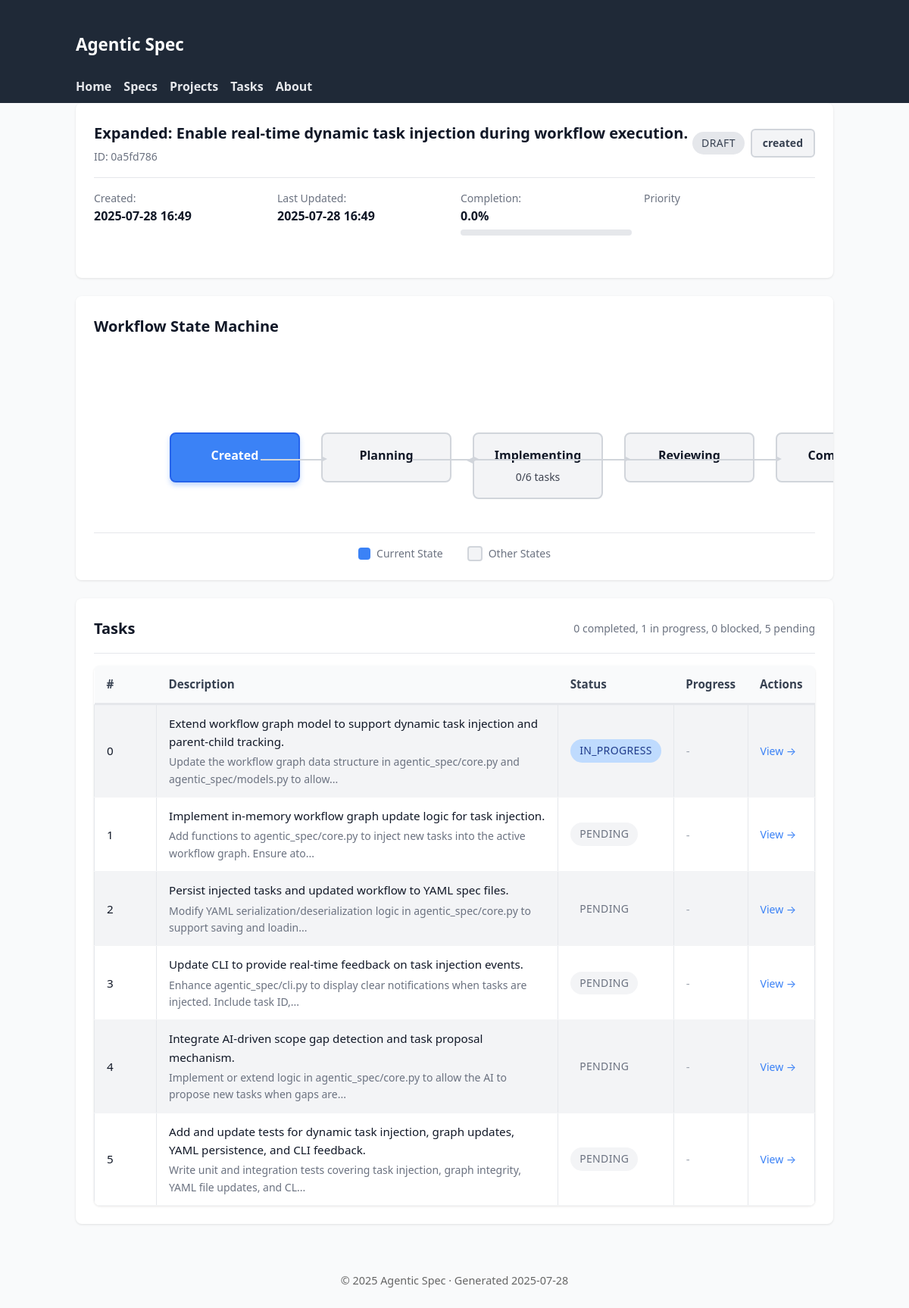
The page /specs/0a5fd786 on the database as committed earlier.
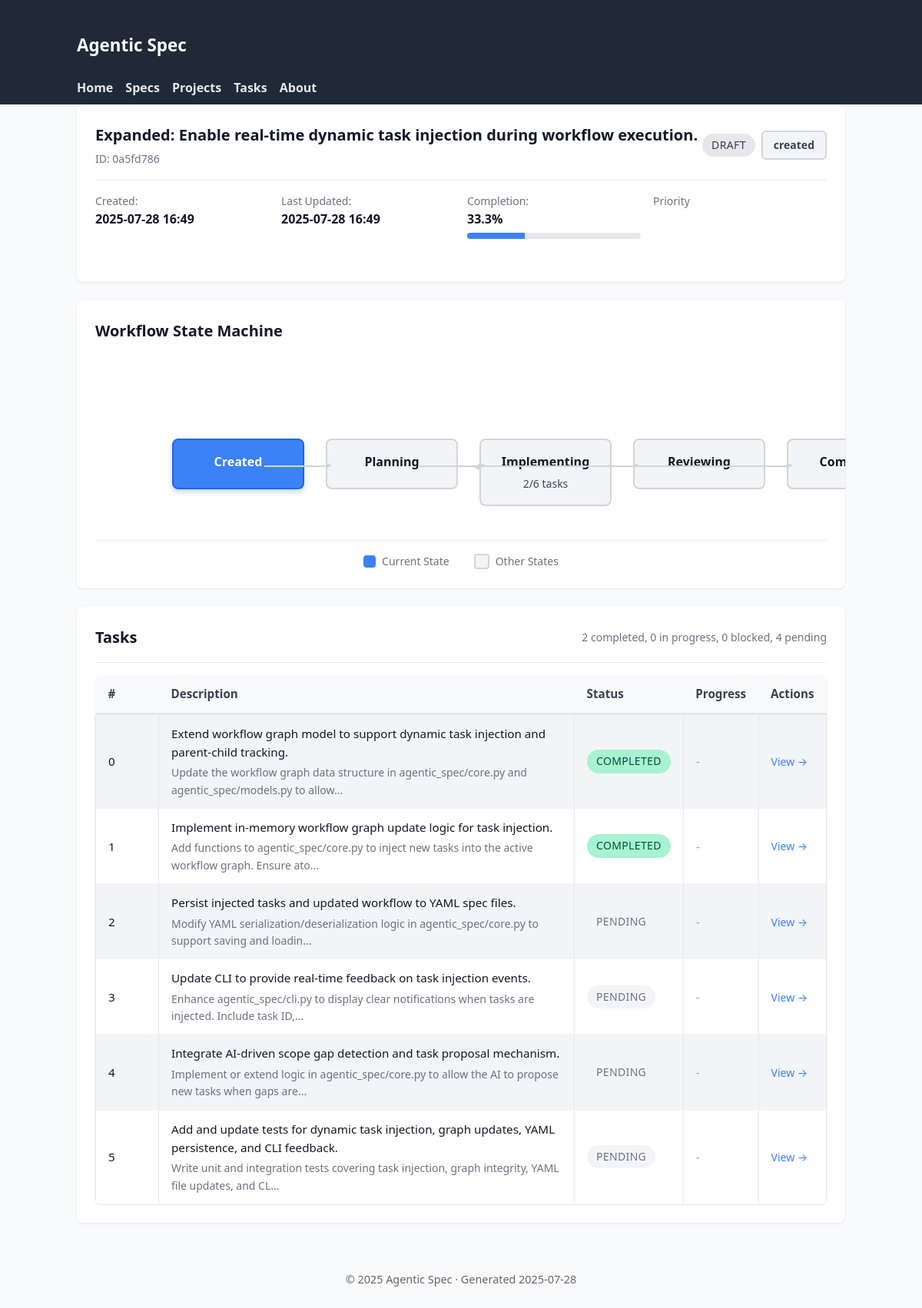
The same page on the database as committed later.
### tables this page shows
CREATE TABLE specifications (
                id TEXT PRIMARY KEY,
                title TEXT NOT NULL,
                inherits TEXT DEFAULT '[]',
                created TIMESTAMP NOT NULL,
                updated TIMESTAMP NOT NULL,
                version TEXT NOT NULL,
                status TEXT NOT NULL,
                parent_spec_id TEXT,
                child_spec_ids TEXT DEFAULT '[]',
                context TEXT NOT NULL,
                requirements TEXT NOT NULL,
                review_notes TEXT DEFAULT '[]',
                context_parameters TEXT,
                -- Enhanced tracking fields
                workflow_status TEXT DEFAULT 'created',
                is_completed BOOLEAN DEFAULT FALSE,
                completed_at TIMESTAMP,
                last_accessed TIMESTAMP,
                completion_percentage REAL DEFAULT 0.0,
                priority INTEGER DEFAULT 5,
                -- Lifecycle timestamps
                reviewed_at TIMESTAMP,
                approved_at TIMESTAMP,
                implemented_at TIMESTAMP,
                -- Metadata tracking
                created_by TEXT DEFAULT 'system',
                last_updated_by TEXT DEFAULT 'system',
                tags TEXT DEFAULT '[]'
            );

CREATE TABLE tasks (
                id TEXT PRIMARY KEY,
                spec_id TEXT NOT NULL,
                step_index INTEGER NOT NULL,
                task TEXT NOT NULL,
                details TEXT NOT NULL,
                files TEXT NOT NULL,
                acceptance TEXT NOT NULL,
                estimated_effort TEXT NOT NULL,
                sub_spec_id TEXT,
                decomposition_hint TEXT,
                status TEXT DEFAULT 'pending',
                started_at TIMESTAMP,
                completed_at TIMESTAMP,
                time_spent_minutes INTEGER,
                completion_notes TEXT,
                blockers TEXT DEFAULT '[]',
                -- Enhanced tracking fields
                is_completed BOOLEAN DEFAULT FALSE,
                assigned_to TEXT DEFAULT 'unassigned',
                priority INTEGER DEFAULT 5,
                last_accessed TIMESTAMP,
                estimated_completion_date TIMESTAMP,
                actual_effort_minutes INTEGER,
                dependencies TEXT DEFAULT '[]',
                -- Lifecycle timestamps
                blocked_at TIMESTAMP,
                unblocked_at TIMESTAMP,
                approved_at TIMESTAMP,
                rejected_at TIMESTAMP,
                FOREIGN KEY (spec_id) REFERENCES specifications (id) ON DELETE CASCADE
            );

### agentic_spec/web_ui.py (the view)
@app.get("/specs/{spec_id}", response_class=HTMLResponse)
async def view_specification(request: Request, spec_id: str):
    async with await get_db_manager() as manager:
        spec = await manager.get_specification(spec_id)
        if not spec:
            raise HTTPException(status_code=404, detail="Specification not found")
        tasks = await manager.backend.get_tasks_for_spec(spec_id)
        total_tasks = len(tasks)
        completed_tasks = sum(
            1 for t in tasks if t.status in [TaskStatus.COMPLETED, TaskStatus.APPROVED]
        )
        completion_percentage = (
            (completed_tasks / total_tasks * 100) if total_tasks > 0 else 0
        )
        ctx = base_context(request, title=f"Spec {spec.id}")
        ctx.update(
            {
                "spec": spec,
                "tasks": tasks,
                "completion_percentage": completion_percentage,
            }
        )
        return templates.TemplateResponse("spec_detail.html", ctx)

### agentic_spec/web_templates/spec_detail.html (shortened to what this page needs)
{% extends 'base.html' %}
{% block content %}
<div class="card">
  <div class="card-header">
    <div>
      <h2 class="card-title">{{ spec.title[:80] }}{% if spec.title|length > 80 %}...{% endif %}</h2>
      <div class="card-subtitle">ID: {{ spec.id }}</div>
    </div>
    <div style="display: flex; gap: 0.5rem; align-items: center;">
      <span class="status-badge {{ spec.status.value }}">{{ spec.status.value }}</span>
      <span class="workflow-badge {{ spec.workflow_status.value }}">{{ spec.workflow_status.value }}</span>
    </div>
  </div>
  <div style="display: grid; grid-template-columns: repeat(auto-fit, minmax(200px, 1fr)); gap: 1rem; margin-bottom: 1.5rem;">
    <div>
      <div style="font-size: 0.875rem; color: #6b7280;">Created:</div>
      <div style="font-weight: 600;">{{ spec.created.strftime('%Y-%m-%d %H:%M') }}</div>
    </div>
    <div>
      <div style="font-size: 0.875rem; color: #6b7280;">Last Updated:</div>
      <div style="font-weight: 600;">{{ spec.updated.strftime('%Y-%m-%d %H:%M') }}</div>
    </div>
    <div>
      <div style="font-size: 0.875rem; color: #6b7280;">Completion:</div>
      <div style="font-weight: 600;">{{ "%.1f"|format(completion_percentage) }}%</div>
      <div class="progress-bar" style="margin-top: 0.25rem;">
        <div class="progress-fill" style="width: {{ completion_percentage }}%"></div>
      </div>
    </div>
    <div>
      <div style="font-size: 0.875rem; color: #6b7280;">Priority</div>
      <div style="font-weight: 600;">
        {% if spec.priority %}
        <span class="priority-indicator priority-{{ spec.priority.value }}"></span>
        {% else %}
        Normal
        {% endif %}
      </div>
    </div>
  </div>
</div>
<div class="state-machine-container">
  <h3 class="card-title" style="margin-bottom: 1.5rem;">Workflow State Machine</h3>
  <div id="state-machine" class="state-machine"></div>
  <div class="state-machine-legend">
    <div class="legend-item">
      <div class="legend-icon" style="background: #3b82f6;"></div>
      <span>Current State</span>
    </div>
    <div class="legend-item">
      <div class="legend-icon" style="background: #f3f4f6; border: 2px solid #d1d5db;"></div>
      <span>Other States</span>
    </div>
  </div>
</div>
<div class="card">
  <div class="card-header">
    <h3 class="card-title">Tasks</h3>
    <div id="task-summary" style="font-size: 0.875rem; color: #6b7280;"></div>
  </div>
  {% if tasks %}
  <table>
    <thead>
      <tr>
        <th style="width: 50px;">#</th>
        <th>Description</th>
        <th>Status</th>
        <th>Progress</th>
        <th>Actions</th>
      </tr>
    </thead>
    <tbody>
      {% for t in tasks %}
      <tr>
        <td>{{ t.step_index }}</td>
        <td>
          <a href="/tasks/{{ t.id }}">{{ t.task }}</a>
          {% if t.details %}
          <div class="card-subtitle">{{ t.details[:100] }}{% if t.details|length > 100 %}...{% endif %}</div>
          {% endif %}
        </td>
        <td>
          <span class="status-badge {{ t.status.value }}">{{ t.status.value }}</span>
        </td>
        <td>
          {% if t.progress_percentage %}
          <div class="progress-bar" style="width: 100px;">
            <div class="progress-fill" style="width: {{ t.progress_percentage }}%"></div>
          </div>
          {% else %}
          <span style="color: #9ca3af;">-</span>
          {% endif %}
        </td>
        <td>
          <a href="/tasks/{{ t.id }}" style="font-size: 0.875rem; color: #3b82f6;">View →</a>
        </td>
      </tr>
      {% endfor %}
    </tbody>
  </table>
  {% else %}
  <p style="color: #6b7280; text-align: center; padding: 2rem 0;">No tasks defined for this specification.</p>
  {% endif %}
</div>
{% endblock %}

### agentic_spec/web_templates/base.html (shortened to what this page needs)
<!DOCTYPE html>
<html lang="en">
<head>
    <link rel="stylesheet" href="/static/styles.css" />
</head>
<body>
    <header class="site-header" role="banner">
        <div class="container">
            <h1 class="logo"><a href="/">Agentic&nbsp;Spec</a></h1>
            <nav class="primary-nav" aria-label="Primary">
                <a href="/" class="nav-link">Home</a>
                <a href="/specs" class="nav-link">Specs</a>
                <a href="/projects" class="nav-link">Projects</a>
                <a href="/tasks" class="nav-link">Tasks</a>
                <a href="/about" class="nav-link">About</a>
            </nav>
        </div>
    </header>
    <main id="main-content" class="container" role="main">
        {% block content %}{% endblock %}
    </main>
    <footer class="site-footer" role="contentinfo">
        <div class="container">
            <p>&copy; {{ now().year }} Agentic Spec &middot; Generated {{ now().strftime('%Y-%m-%d') }}</p>
        </div>
    </footer>
</body>
</html>

### agentic_spec/web_templates/static/styles.css (style rules this page uses)
body { font-family: system-ui, -apple-system, Segoe UI, Roboto, Helvetica, Arial, sans-serif; margin: 0; background: #f9fafb; color: #111827; line-height: 1.6; }
.container { max-width: 1000px; margin: 0 auto; padding: 0 1rem; }
table { width: 100%; border-collapse: collapse; margin-top: 1rem; font-size: 0.95rem; }
th { background: #374151; color: #fff; padding: 8px; text-align: left; }
td { padding: 8px; border: 1px solid #e5e7eb; }
tbody tr:nth-child(odd) { background: #f3f4f6; }
.site-header { background: #1f2937; color: #fff; padding: 0.5rem 0; }
.logo a { color: #fff; text-decoration: none; font-size: 1.4rem; }
.primary-nav { display: flex; gap: 1rem; flex-wrap: wrap; margin-top: 0.5rem; }
.primary-nav .nav-link { color: #e5e7eb; text-decoration: none; font-weight: 600; }
table a { color: inherit; text-decoration: none; }
.status-badge { display: inline-flex; align-items: center; gap: 0.25rem; padding: 0.25rem 0.75rem; border-radius: 9999px; font-size: 0.875rem; font-weight: 500; text-transform: uppercase; letter-spacing: 0.025em; }
.status-badge.draft { background: #e5e7eb; color: #374151; }
.status-badge.pending { background: #f3f4f6; color: #6b7280; }
.status-badge.completed { background: #a7f3d0; color: #064e3b; }
.workflow-badge { display: inline-flex; align-items: center; gap: 0.375rem; padding: 0.375rem 0.875rem; border-radius: 0.375rem; font-size: 0.875rem; font-weight: 600; border: 2px solid transparent; }
.workflow-badge.created { background: #f3f4f6; color: #374151; border-color: #d1d5db; }
.progress-bar { width: 100%; height: 0.5rem; background: #e5e7eb; border-radius: 0.25rem; overflow: hidden; margin: 0.5rem 0; }
.progress-fill { height: 100%; background: #3b82f6; transition: width 0.3s ease; }
.card { background: #fff; border-radius: 0.5rem; box-shadow: 0 1px 3px rgba(0,0,0,0.1); padding: 1.5rem; margin-bottom: 1.5rem; }
.card-header { display: flex; justify-content: space-between; align-items: center; margin-bottom: 1rem; padding-bottom: 1rem; border-bottom: 1px solid #e5e7eb; }
.card-title { font-size: 1.25rem; font-weight: 600; color: #111827; margin: 0; }
.card-subtitle { font-size: 0.875rem; color: #6b7280; margin-top: 0.25rem; }
table { width: 100%; border-collapse: collapse; margin-top: 1rem; font-size: 0.95rem; background: #fff; border-radius: 0.5rem; overflow: hidden; box-shadow: 0 1px 3px rgba(0,0,0,0.1); }
th { background: #f9fafb; color: #374151; padding: 0.75rem 1rem; text-align: left; font-weight: 600; border-bottom: 2px solid #e5e7eb; }
td { padding: 0.75rem 1rem; border-bottom: 1px solid #f3f4f6; }
.priority-indicator { display: inline-block; width: 0.5rem; height: 0.5rem; border-radius: 50%; margin-right: 0.5rem; }
.state-machine-container { background: #fff; border-radius: 0.5rem; box-shadow: 0 1px 3px rgba(0,0,0,0.1); padding: 1.5rem; margin: 1.5rem 0; overflow-x: auto; }
.state-machine { position: relative; min-height: 200px; width: 100%; min-width: 600px; }
.state-machine-legend { display: flex; gap: 2rem; justify-content: center; margin-top: 2rem; padding-top: 1rem; border-top: 1px solid #e5e7eb; }
.legend-item { display: flex; align-items: center; gap: 0.5rem; font-size: 0.875rem; color: #6b7280; }
.legend-icon { width: 1rem; height: 1rem; border-radius: 0.25rem; }
.site-footer { margin-top: 2rem; font-size: 0.9rem; color: #666; text-align: center; padding: 1rem 0; }

Rows that differ between the two databases and show on the page:
changed tasks (number 1 of 6 on the later page): status "in_progress" → "completed" (drawn); status.value "IN_PROGRESS" → "COMPLETED"
changed tasks "Implement in-memory workflow graph update logic for task injection.": status "pending" → "completed" (drawn); status.value "PENDING" → "COMPLETED"
Other text that changed with them:
{{ "%.1f"|format(completion_percentage) }}: "0.0" → "33.3"
text written by a page script: "Created Planning Implementing 0/6 tasks Reviewing Completed" → "Created Planning Implementing 2/6 tasks Reviewing Completed"
text written by a page script: "0 completed, 1 in progress, 0 blocked, 5 pending" → "2 completed, 0 in progress, 0 blocked, 4 pending"
